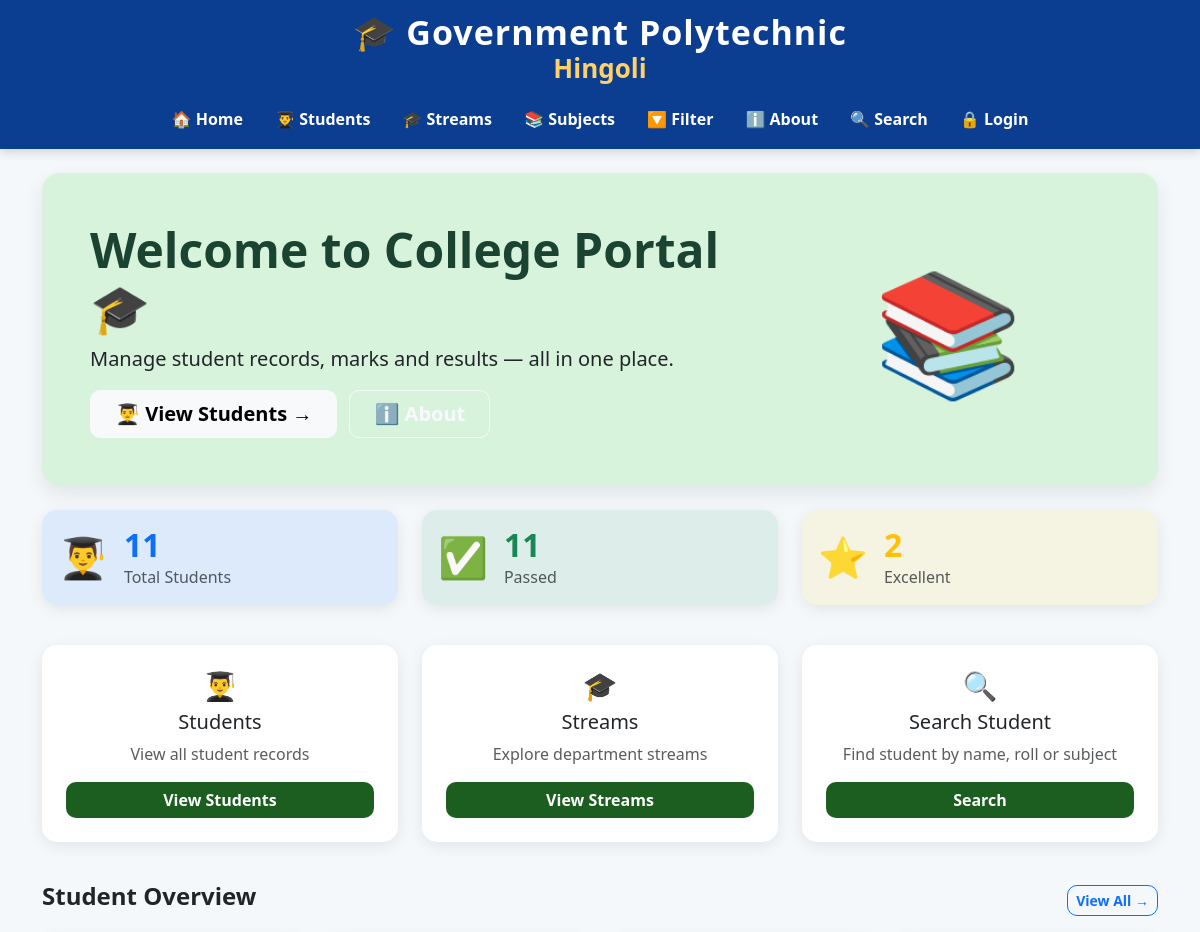
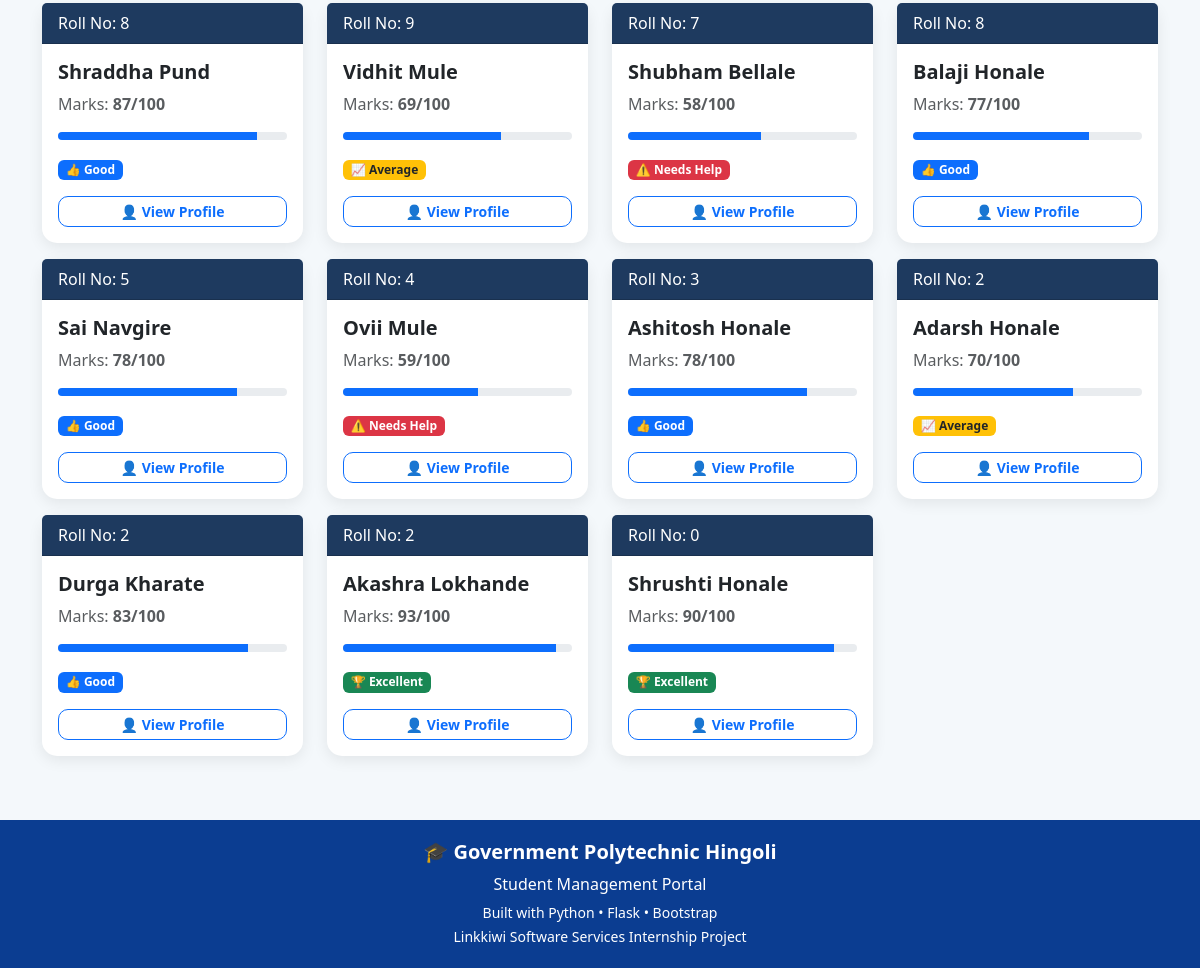
The app's page /, older data (2 pictures, top to bottom).
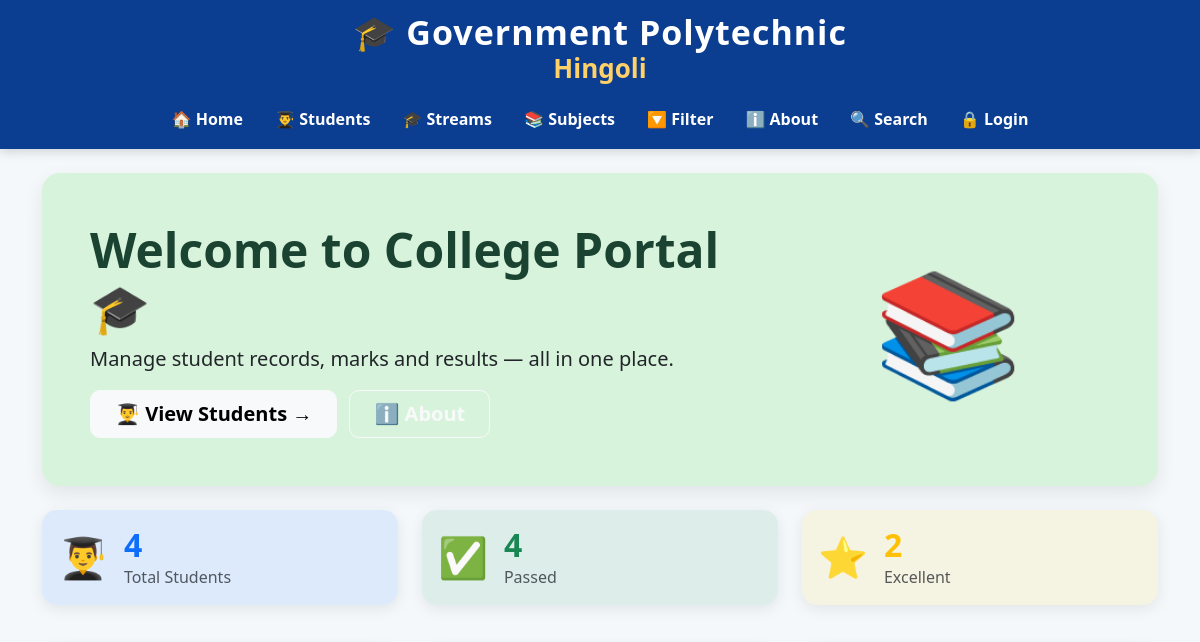
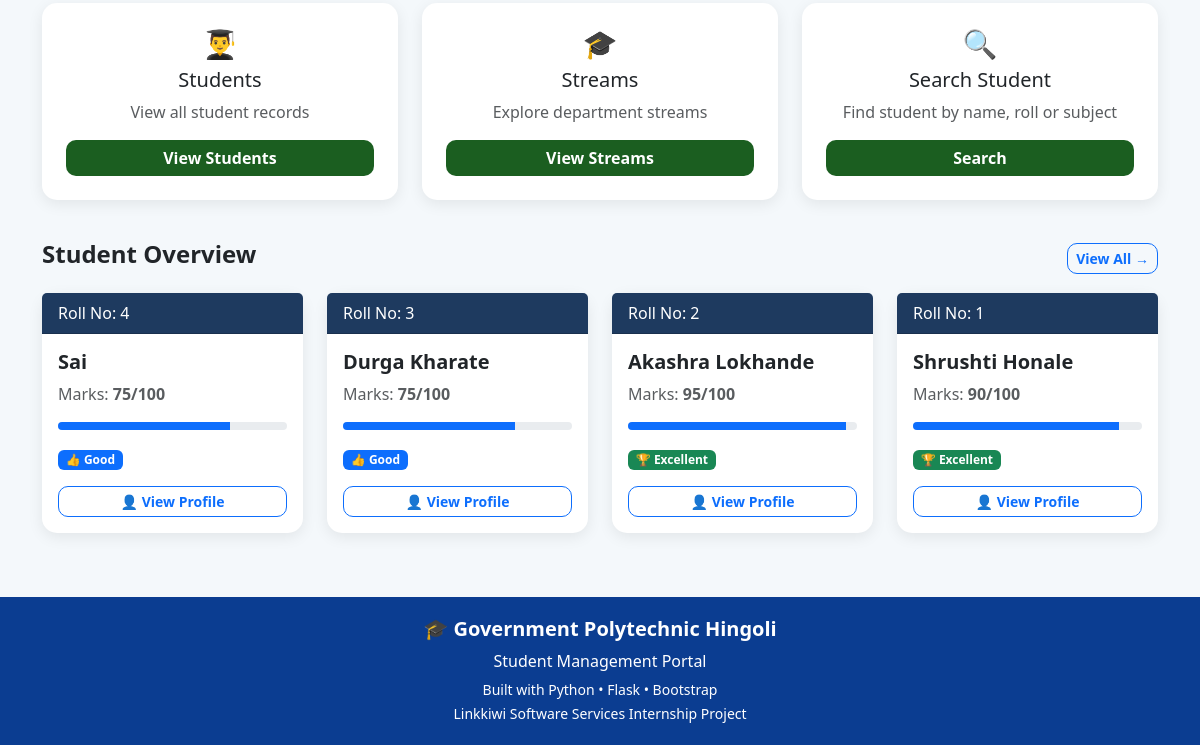
The same page, newer data (2 pictures, top to bottom).
### tables this page shows
CREATE TABLE students (
            id INTEGER PRIMARY KEY AUTOINCREMENT,
            name TEXT NOT NULL,
            roll INTEGER NOT NULL,
            marks INTEGER NOT NULL,
            subject TEXT NOT NULL,
            attendance INTEGER DEFAULT 0
        );

### app.py (the view)
@app.route("/")
def home():
    conn = get_db()
    students = conn.execute(
        "SELECT * FROM students ORDER BY id DESC"
    ).fetchall()
    total = conn.execute(
        "SELECT COUNT(*) FROM students"
    ).fetchone()[0]
    passed = conn.execute(
        "SELECT COUNT(*) FROM students WHERE marks >= 45"
    ).fetchone()[0]
    excellent = conn.execute(
        "SELECT COUNT(*) FROM students WHERE marks >= 90"
    ).fetchone()[0]
    conn.close()
    return render_template(
        "home.html",
        students=students,
        total=total,
        passed=passed,
        excellent=excellent
    )

### database.py (called while the page is built)
def get_db():
    conn = sqlite3.connect(DB_PATH)
    conn.row_factory = sqlite3.Row
    return conn

### templates/home.html (shortened to what this page needs)
{% extends 'base.html' %}
{% block content %}
<div class="hero-section p-5 mb-4">
    <div class="row align-items-center">
        <div class="col-md-8">
            <h1 class="display-5 fw-bold mb-2">
                Welcome to College Portal 🎓
            </h1>
            <p class="fs-5 mb-3">
                Manage student records, marks and results —
                all in one place.
            </p>
            <a href="{{ url_for('students_page') }}"
               class="btn btn-light btn-lg px-4 me-2">
                👨‍🎓 View Students →
            </a>
            <a href="{{ url_for('about') }}"
               class="btn btn-outline-light btn-lg px-4">
                ℹ️ About
            </a>
        </div>
        <div class="col-md-4 text-center d-none d-md-block">
            <span style="font-size:120px;">
                📚
            </span>
        </div>
    </div>
</div>
<div class="row mb-4">
    <div class="col-md-4 mb-3">
        <div class="card p-3 bg-primary bg-opacity-10">
            <div class="d-flex align-items-center">
                <span style="font-size:40px;">
                    👨‍🎓
                </span>
                <div class="ms-3">
                    <h2 class="fw-bold text-primary mb-0">
                        {{ total }}
                    </h2>
                    <p class="text-muted mb-0">
                        Total Students
                    </p>
                </div>
            </div>
        </div>
    </div>
    <div class="col-md-4 mb-3">
        <div class="card p-3 bg-success bg-opacity-10">
            <div class="d-flex align-items-center">
                <span style="font-size:40px;">
                    ✅
                </span>
                <div class="ms-3">
                    <h2 class="fw-bold text-success mb-0">
                        {{ passed }}
                    </h2>
                    <p class="text-muted mb-0">
                        Passed
                    </p>
                </div>
            </div>
        </div>
    </div>
    <div class="col-md-4 mb-3">
        <div class="card p-3 bg-warning bg-opacity-10">
            <div class="d-flex align-items-center">
                <span style="font-size:40px;">
                    ⭐
                </span>
                <div class="ms-3">
                    <h2 class="fw-bold text-warning mb-0">
                        {{ excellent }}
                    </h2>
                    <p class="text-muted mb-0">
                        Excellent
                    </p>
                </div>
            </div>
        </div>
    </div>
</div>
<div class="row mb-4">
    <div class="col-md-4 mb-3">
        <div class="card p-4 text-center">
            <h3>
                👨‍🎓
            </h3>
            <h5>
                Students
            </h5>
            <p class="text-muted">
                View all student records
            </p>
            <a href="{{ url_for('students_page') }}"
               class="btn btn-primary">
                View Students
            </a>
        </div>
    </div>
    <div class="col-md-4 mb-3">
        <div class="card p-4 text-center">
            <h3>
                🎓
            </h3>
            <h5>
                Streams
            </h5>
            <p class="text-muted">
                Explore department streams
            </p>
            <a href="{{ url_for('streams') }}"
               class="btn btn-primary">
                View Streams
            </a>
        </div>
    </div>
    <div class="col-md-4 mb-3">
        <div class="card p-4 text-center">
            <h3>
                🔍
            </h3>
            <h5>
                Search Student
            </h5>
            <p class="text-muted">
                Find student by name, roll or subject
            </p>
            <a href="{{ url_for('search') }}"
               class="btn btn-primary">
                Search
            </a>
        </div>
    </div>
</div>
<div class="d-flex justify-content-between align-items-center mb-3">
    <h4 class="fw-bold">
        Student Overview
    </h4>
    <a href="{{ url_for('students_page') }}"
       class="btn btn-sm btn-outline-primary">
        View All →
    </a>
</div>
<div class="row">
{% for student in students %}
<div class="col-md-6 col-lg-3 mb-3">
    <div class="card h-100">
        <div class="card-header"
             style="background:#1e3a5f;color:white;">
            Roll No: {{ student.roll }}
        </div>
        <div class="card-body">
            <h5 class="fw-bold">
                {{ student.name }}
            </h5>
            <p class="text-muted">
                Marks:
                <strong>
                    {{ student.marks }}/100
                </strong>
            </p>
            <div class="progress mb-3"
                 style="height:8px;">
                <div class="progress-bar"
                {% if student.marks >= 90 %}
                    bg-success
                {% elif student.marks >= 75 %}
                    bg-primary
                {% elif student.marks >= 60 %}
                    bg-warning
                {% else %}
                    bg-danger
                {% endif %}"
                style="width:{{ student.marks }}%;">
                </div>
            </div>
            {% if student.marks >= 90 %}
                <span class="badge bg-success">
                    🏆 Excellent
                </span>
            {% elif student.marks >= 75 %}
                <span class="badge bg-primary">
                    👍 Good
                </span>
            {% elif student.marks >= 60 %}
                <span class="badge bg-warning text-dark">
                    📈 Average
                </span>
            {% else %}
                <span class="badge bg-danger">
                    ⚠️ Needs Help
                </span>
            {% endif %}
            <div class="mt-3">
                <a href="{{ url_for('student_detail', id=student.id) }}"
                   class="btn btn-outline-primary btn-sm w-100">
                    👤 View Profile
                </a>
            </div>
        </div>
    </div>
</div>
{% endfor %}
</div>
{% endblock %}

### templates/base.html (shortened to what this page needs)
<!DOCTYPE html>
<html lang="en">
<head>
<link href="https://cdn.jsdelivr.net/npm/bootstrap@5.3.3/dist/css/bootstrap.min.css" rel="stylesheet">
</head>
<body>
<nav class="navbar navbar-expand-lg navbar-dark">
<div class="container-fluid flex-column">
    <div class="college-name">
        <h2>🎓 Government Polytechnic</h2>
        <h4>Hingoli</h4>
    </div>
    <div class="collapse navbar-collapse justify-content-center"
         id="menu">
        <ul class="navbar-nav">
            <li class="nav-item">
                <a class="nav-link"
                   href="{{ url_for('home') }}">
                   🏠 Home
                </a>
            </li>
<li class="nav-item">
    <a class="nav-link"
       href="{{ url_for('students_page') }}">
       👨‍🎓 Students
    </a>
</li>
<li class="nav-item">
    <a class="nav-link"
       href="{{ url_for('streams') }}">
       🎓 Streams
    </a>
</li>
            <li class="nav-item">
                <a class="nav-link"
                   href="{{ url_for('subjects') }}">
                   📚 Subjects
                </a>
            </li>
            <li class="nav-item">
                <a class="nav-link"
                   href="{{ url_for('filter_students') }}">
                   🔽 Filter
                </a>
            </li>
            <li class="nav-item">
                <a class="nav-link"
                   href="{{ url_for('about') }}">
                   ℹ️ About
                </a>
            </li>
            <li class="nav-item">
                <a class="nav-link"
                   href="{{ url_for('search') }}">
                   🔍 Search
                </a>
            </li>
            {% if session.username %}
            <li class="nav-item">
                <span class="nav-link">
                    👤 {{ session.username }}
                </span>
            </li>
            <li class="nav-item">
                <a class="nav-link"
                   href="{{ url_for('logout') }}">
                   🚪 Logout
                </a>
            </li>
            {% else %}
            <li class="nav-item">
                <a class="nav-link"
                   href="{{ url_for('login') }}">
                   🔒 Login
                </a>
            </li>
            {% endif %}
        </ul>
    </div>
</div>
</nav>
<div class="container mt-4 mb-5">
    {% block content %}
    {% endblock %}
</div>
<footer>
    <h5 class="fw-bold">
        🎓 Government Polytechnic Hingoli
    </h5>
    <p class="mb-1">
        Student Management Portal
    </p>
    <small>
        Built with Python • Flask • Bootstrap
    </small>
    <br>
    <small>
        Linkkiwi Software Services Internship Project
    </small>
</footer>
</body>
</html>

### templates/base.html (style rules this page uses)
body { font-family:"Segoe UI",sans-serif; background:#f4f8fb; margin:0; padding:0; }
.navbar { background:#0b3d91; box-shadow:0 3px 10px rgba(0,0,0,.15); padding-top:12px; padding-bottom:10px; }
.college-name { text-align:center; color:white; font-weight:bold; line-height:1.2; }
.college-name h2 { font-size:34px; margin:0; font-weight:800; letter-spacing:1px; }
.college-name h4 { margin:0; font-size:26px; font-weight:700; color:#ffd166; }
.navbar-nav { margin-top:15px; }
.nav-link { color:white !important; font-weight:600; padding:8px 16px !important; transition:.3s; }
.container { min-height:75vh; }
.hero-section { background:#d8f3dc; border-radius:18px; padding:35px; box-shadow:0 8px 20px rgba(0,0,0,.08); margin-top:20px; }
.hero-section h1 { color:#1b4332; font-weight:bold; }
.card { border:none; border-radius:15px; box-shadow:0 4px 15px rgba(0,0,0,.08); transition:.3s; }
.btn { border-radius:10px; font-weight:600; }
.btn-primary { background:#1b5e20; border:none; }
footer { background:#0b3d91; color:white; text-align:center; padding:20px; margin-top:40px; }

Row changes from the older to the newer data that the page shows:
removed students: roll "8", name "Shraddha Pund", marks "87", shows "👍 Good"
removed students: roll "9", name "Vidhit Mule", marks "69", shows "📈 Average"
removed students: roll "7", name "Shubham Bellale", marks "58", shows "⚠️ Needs Help"
removed students: roll "8", name "Balaji Honale", marks "77", shows "👍 Good"
removed students: roll "5", name "Sai Navgire", marks "78", shows "👍 Good"
removed students: roll "4", name "Ovii Mule", marks "59", shows "⚠️ Needs Help"
removed students: roll "3", name "Ashitosh Honale", marks "78", shows "👍 Good"
removed students: roll "2", name "Adarsh Honale", marks "70", shows "📈 Average"
removed students: roll "2", name "Durga Kharate", marks "83", shows "👍 Good"
removed students: roll "2", name "Akashra Lokhande", marks "93", shows "🏆 Excellent"
removed students: roll "0", name "Shrushti Honale", marks "90", shows "🏆 Excellent"
added students: roll "4", name "Sai", marks "75", shows "👍 Good"
added students: roll "3", name "Durga Kharate", marks "75", shows "👍 Good"
added students: roll "2", name "Akashra Lokhande", marks "95", shows "🏆 Excellent"
added students: roll "1", name "Shrushti Honale", marks "90", shows "🏆 Excellent"
Text that changed along with them:
{{ total }}: "11" → "4"
{{ passed }}: "11" → "4"
